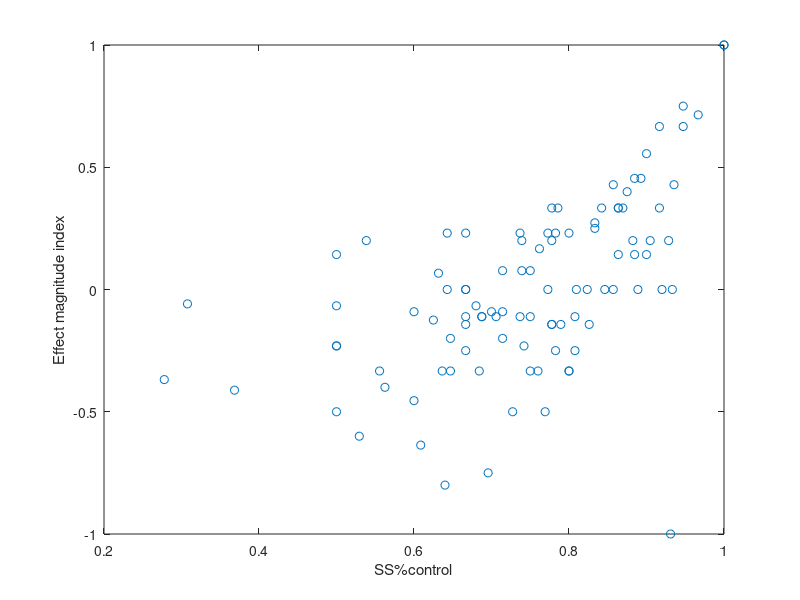

The MATLAB source for this figure:
function NassiBornRatios(rate,ratio)
%effect of noise in calulation of figure 7.
%rate is the firing rate for large diameter stimulu
%for this simulation assumed to be the same underlying rate
%as for the control.   At optimum size response = rate * ratio
if nargin == 0
    rate = 5;
    ratio = 4;
end

peak = poissrnd(rate*ratio,1,100); % = CONTROL_C
cool = poissrnd(rate,1,100);  %=COOL_L 
control = poissrnd(rate,1,100); %=CONTROL_L

ss = (peak-control)./peak;
mi = (cool-control)./(cool+control);

plot(ss, mi,'o');
xlabel('SS%control');
ylabel('Effect magnitude index');
%
%This ratio does not show the bias
%plot(control./peak,cool./peak,'o');

